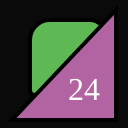
Frame 1 (no input)
Frame 60 (no input): identical to frame 1, image omitted
Frame 120 (the mouse pressed at the canvas centre since frame 60): identical to frame 1, image omitted

The p5.js sketch that drew this single still picture (run headless with seeded random() and noise() and a simulated clock; from frame 60 on, the mouse is pressed at the canvas centre):

// p5.js sketch
// ── sketch.js
function setup() {
  createCanvas(128,128);
}

function draw() {
  background(10);
  strokeWeight(4);
  fill(94, 185, 84);
  square(30, 20, 75, 20, 15, 10, 5);
  fill(178, 100, 162);
  triangle(116,10,116,120,12,120);
  fill(255);
  textSize(32);
  textFont("serif");
  text("24", 68, 100);
}
